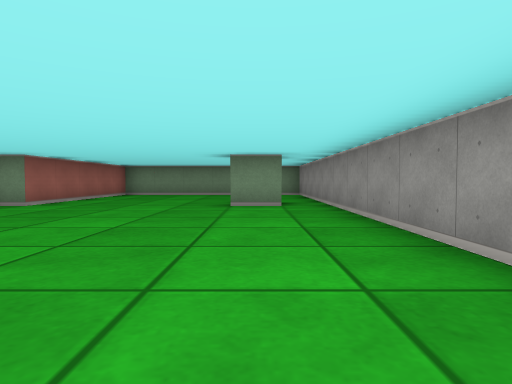
View 1 (above)

12 first-person views from a walk through a cub3D level. The camera is about half as high as the walls, tilts 2° down and sees 75° across. The floor is counted in squares. Each view is taken from the middle of a square. On the plan, view 1 faces up. The plan holds only what a view shows up to about 9 squares ahead; the rest is blank.

View 2
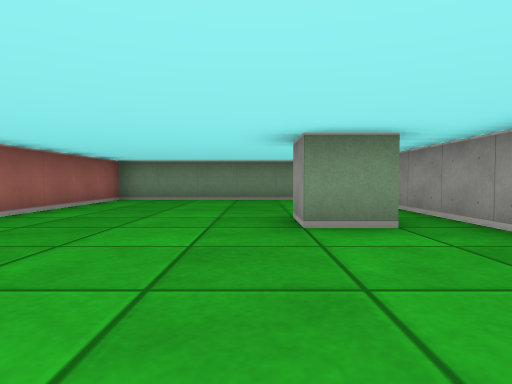

View 3
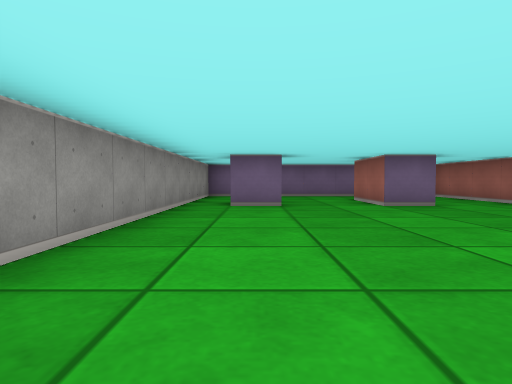

View 4
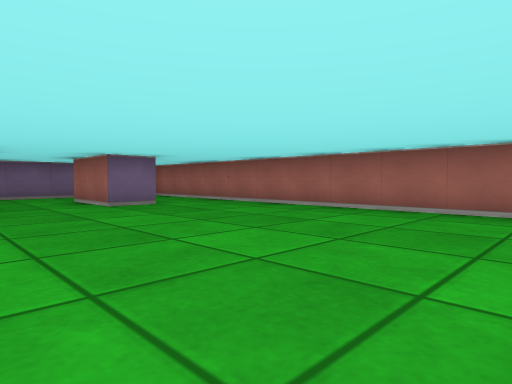

View 5
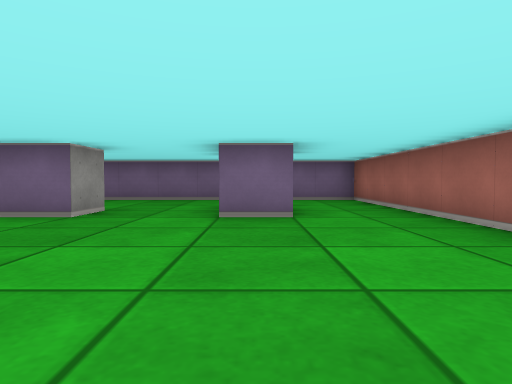

View 6
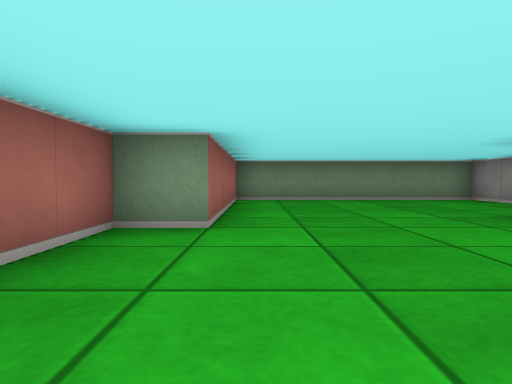

View 7
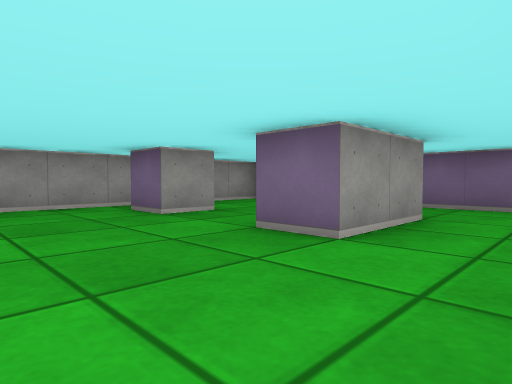

View 8
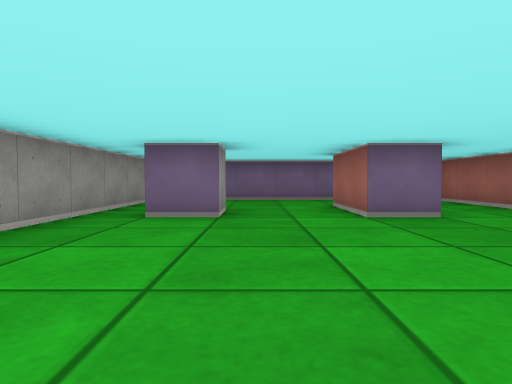

View 9
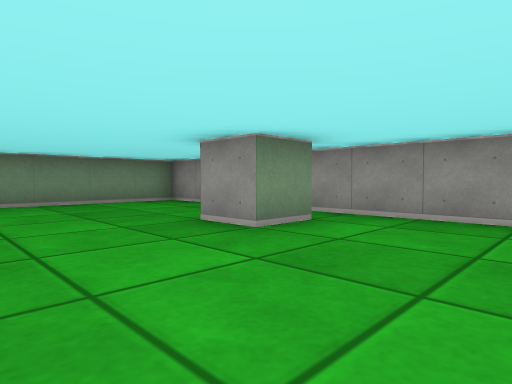

View 10
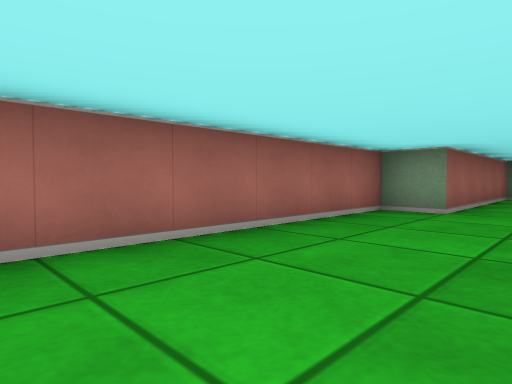

View 11
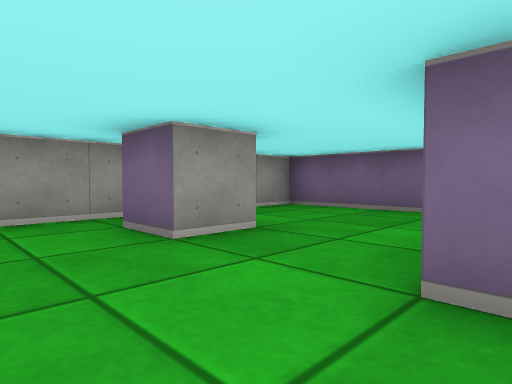

View 12
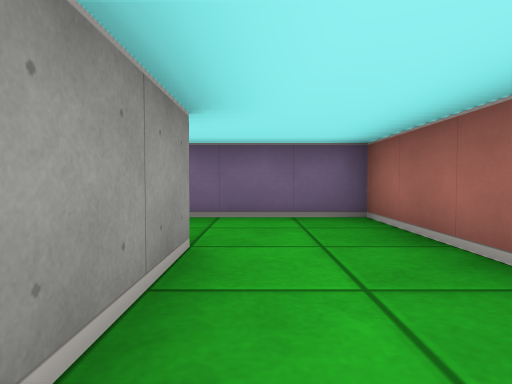

### Floor plan
Points are (right, up) in squares from view 1. A wall is a line through its corners. A room is listed if a view was taken in it or the views show most of it. See-through windows are left out.
Room 1 (views 1, 2, 3, 4, 5, 6, 7, 8, 9, 10, 11, 12)
walls: (0.6, 6.5) (-0.5, 6.5) (-0.5, 7.5); (-0.5, -1.6) (-0.5, -0.5) (0.5, -0.5); (-3.5, -2.5) (-3.5, -0.5) (-2.5, -0.5) (-2.5, -2.5); (-3.5, -4.5) (1.5, -4.5) (1.5, 11.5) (-4.5, 11.5) (-4.5, 6.5) (-5.5, 6.5) (-5.5, -2.5)
ways out: opening at (-4.5, -1.5) to room 2; opening at (-3, -3.5) to room 2
Room 2 (no view inside)
walls: (-5.5, -2.5) (-5.5, -4.5) (-3.5, -4.5)
ways out: opening at (-4.5, -1.5) to room 1; opening at (-3, -3.5) to room 1

Positions as (right, up) in squares from view 1, and headings:
1: (0, 0), facing up
2: (-1, 3), facing up
3: (0, 6), facing down
4: (0, 6), facing down-left
5: (-3, 4), facing down
6: (-4, 3), facing up
7: (-5, 2), facing down-right
8: (-1, 4), facing down
9: (-3, 4), facing up-right
10: (-3, 1), facing up-left
11: (-3, 1), facing down-right
12: (-4, 0), facing down
